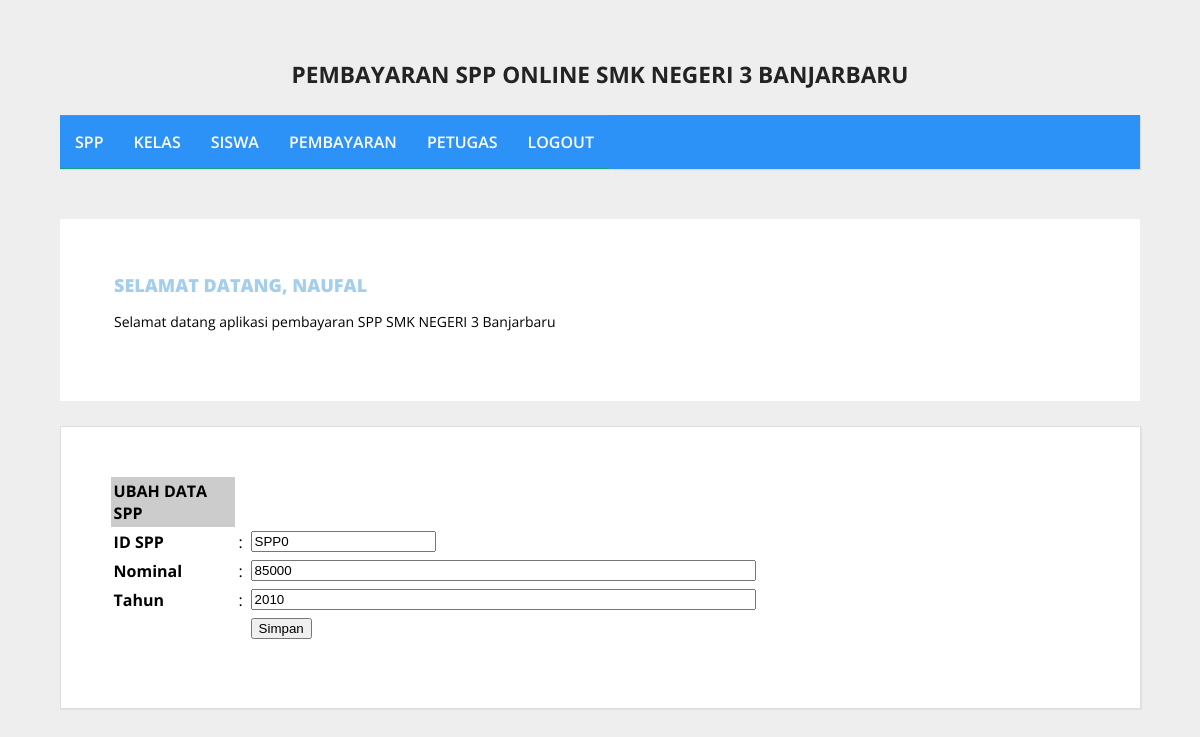
/admin/halaman_admin.php?open=edit_spp&id_spp=SPP0 (signed in), run on the app's committed database.
### tables this page shows
CREATE TABLE `spp` (
  `id_spp` varchar(5) NOT NULL,
  `tahun` int(4) NOT NULL,
  `nominal` int(10) NOT NULL
);

### admin/edit_spp.php (the view, shortened to what this page needs)
<?php
include_once "../src/koneksi.php";
$id_spp  = $_GET['id_spp'];
$sql     = mysqli_query($koneksi, "SELECT * FROM spp WHERE id_spp ='$id_spp'");
$data    = mysqli_fetch_array($sql);
?>
<form action="<?php $_SERVER['PHP_SELF']; ?>" method="post" name="form1" target="_self" >
    <table class="table-list" width="650" border="0" cellspacing="1" cellpadding="3">
        <tr>
            <td bgcolor="#CCCCCC"><strong>UBAH DATA SPP </strong></td>
            <td>&nbsp;</td>
            <td>&nbsp;</td>
        </tr>
        <tr>
            <td width="182"><strong>ID SPP </strong></td>
            <td width="6">:</td>
            <td width="440"><input name="id_spp" type="text" value="<?php echo $data['id_spp']; ?>"
                readonly = "true" /></td>
        </tr>
        <tr>
            <td><strong>Nominal </strong></td>
            <td>:</td>
            <td><input name="nominal" type="text" value="<?php echo $data['nominal']; ?>"
                size="60" maxlength="100" /></td>
        </tr>
        <tr>
            <td><strong>Tahun </strong></td>
            <td>:</td>
            <td><input name="tahun" type="text" value="<?php echo $data['tahun']; ?>"
                size="60" maxlength="100" /></td>
        </tr>
        <tr>
            <td>&nbsp;</td>
            <td>&nbsp;</td>
            <td><input name="btnSimpan" type="submit" id="btnSimpan" value="Simpan" /></td>
        </tr>
    </table>
</form>

### src/style.css (style rules this page uses)
body { background: #eee; margin: 0; font-family: 'Open Sans', sans-serif; }

### data on the page
spp: id_spp "SPP0", nominal "85000", tahun "2010"

### other printed values
$_SESSION['username'] "NAUFAL"
